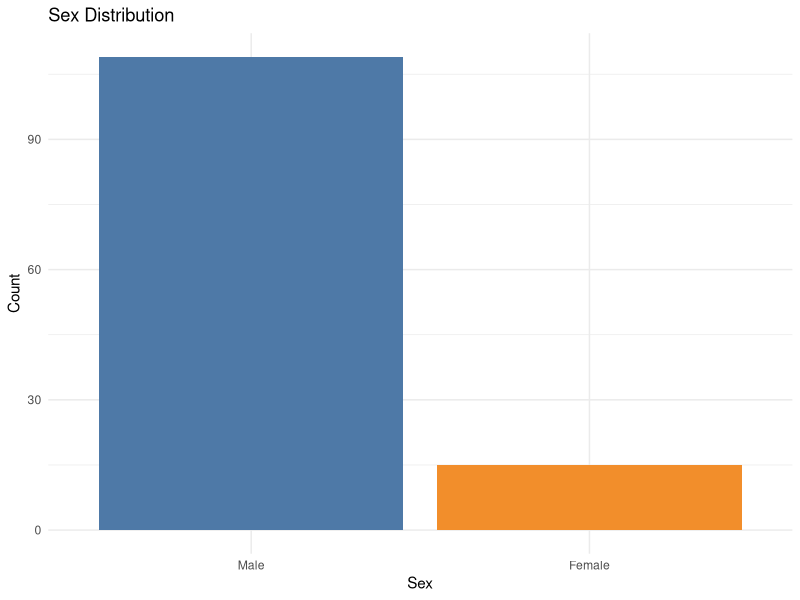
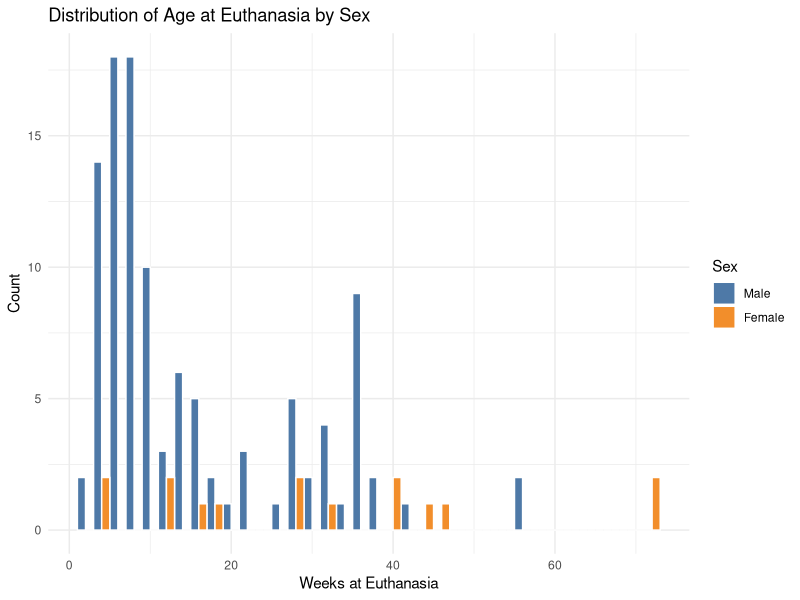
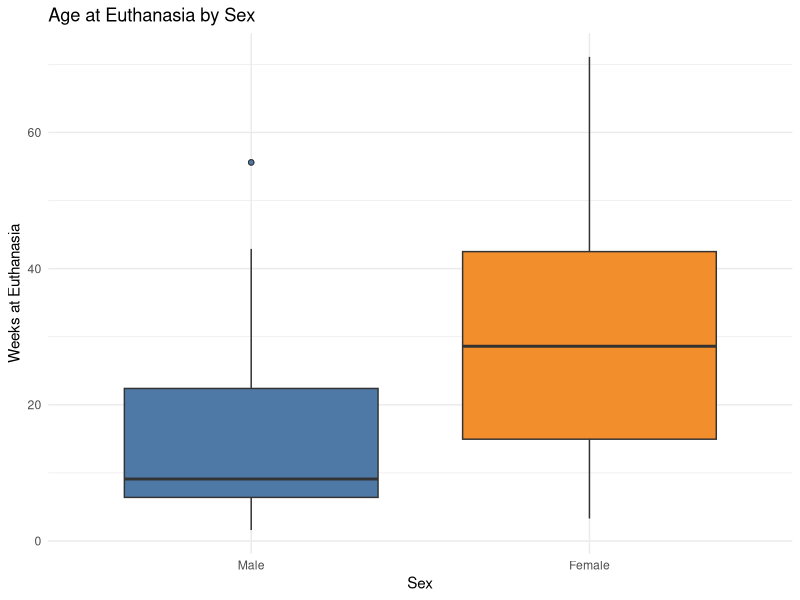
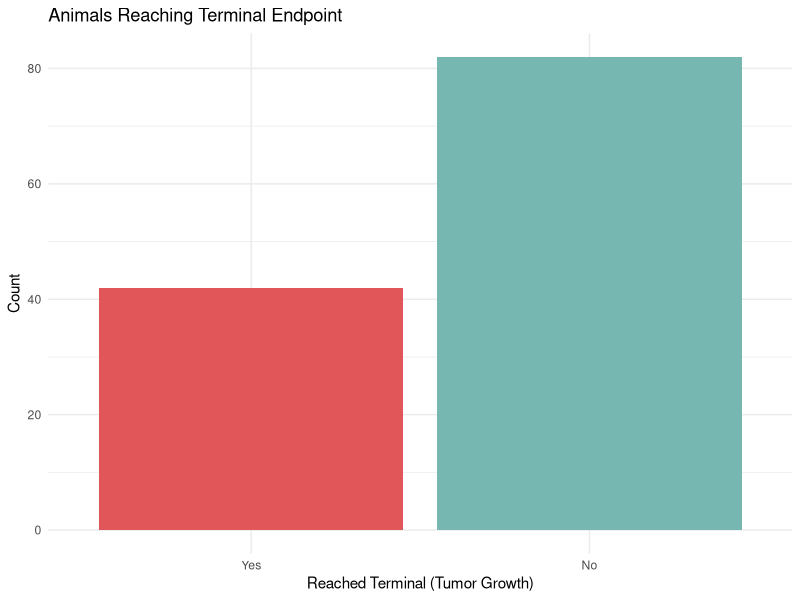
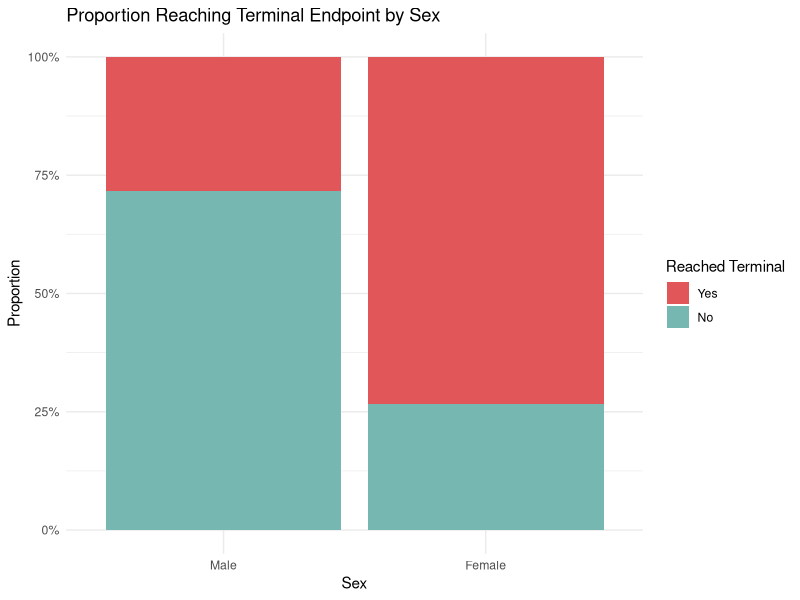
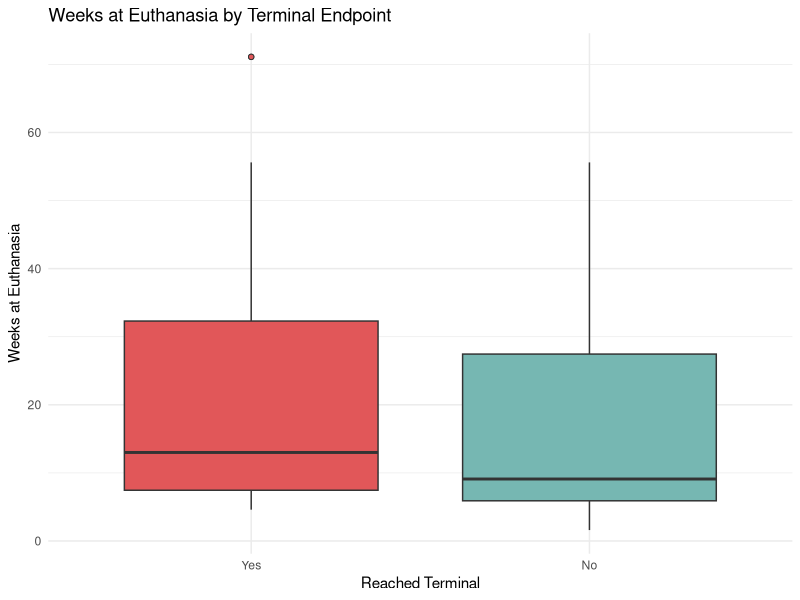
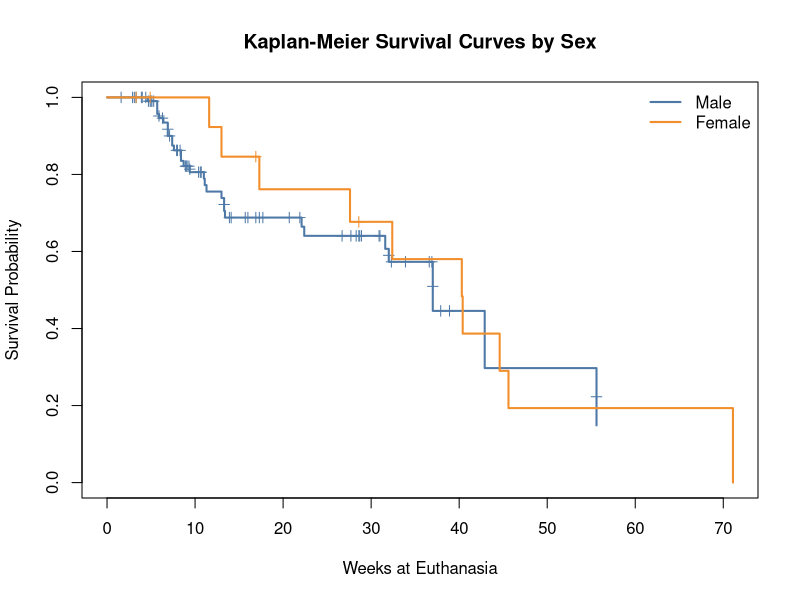

Reproduce these figures in R, in order.
## ---- chunk 1
knitr::opts_chunk$set(echo = TRUE, warning = FALSE, message = FALSE)
## ---- chunk 2
library(ggplot2)
library(dplyr)
library(knitr)
library(scales)
library(survival)

# Load and clean the raw dataset
data <- read.csv(
  "R Raw Data.csv",
  skip = 1,
  stringsAsFactors = FALSE,
  check.names = FALSE
)

names(data) <- c("weeks_at_euthanasia", "reached_terminal", "sex")

data <- data %>%
  mutate(
    weeks_at_euthanasia = as.numeric(gsub(",", ".", weeks_at_euthanasia)),
    reached_terminal = factor(
      ifelse(reached_terminal == 1, "Yes", "No"),
      levels = c("Yes", "No")
    ),
    sex = factor(
      ifelse(sex == "Macho", "Male", "Female"),
      levels = c("Male", "Female")
    )
  )

kable(head(data), caption = "First rows of the dataset")
## ---- chunk 3
sex_table <- table(data$sex)
kable(
  as.data.frame(sex_table),
  col.names = c("Sex", "Count"),
  caption = "Animal counts by sex"
)
## ---- chunk 4
ggplot(data, aes(x = sex, fill = sex)) +
  geom_bar(show.legend = FALSE) +
  scale_fill_manual(values = c("Male" = "#4E79A7", "Female" = "#F28E2B")) +
  labs(
    title = "Sex Distribution",
    x     = "Sex",
    y     = "Count"
  ) +
  theme_minimal()
## ---- chunk 5
cat("Summary of Weeks at Euthanasia:\n")
summary(data$weeks_at_euthanasia)
## ---- chunk 6
ggplot(data, aes(x = weeks_at_euthanasia, fill = sex)) +
  geom_histogram(binwidth = 2, color = "white", position = "dodge") +
  scale_fill_manual(values = c("Male" = "#4E79A7", "Female" = "#F28E2B")) +
  labs(
    title = "Distribution of Age at Euthanasia by Sex",
    x     = "Weeks at Euthanasia",
    y     = "Count",
    fill  = "Sex"
  ) +
  theme_minimal()
## ---- chunk 7
ggplot(data, aes(x = sex, y = weeks_at_euthanasia, fill = sex)) +
  geom_boxplot(show.legend = FALSE, outlier.shape = 21) +
  scale_fill_manual(values = c("Male" = "#4E79A7", "Female" = "#F28E2B")) +
  labs(
    title = "Age at Euthanasia by Sex",
    x     = "Sex",
    y     = "Weeks at Euthanasia"
  ) +
  theme_minimal()
## ---- chunk 8
terminal_table <- table(data$reached_terminal)
terminal_pct   <- prop.table(terminal_table) * 100

kable(
  data.frame(
    Reached_Terminal = names(terminal_table),
    Count            = as.integer(terminal_table),
    Percent          = round(as.numeric(terminal_pct), 1)
  ),
  caption = "Terminal endpoint counts and percentages"
)
## ---- chunk 9
ggplot(data, aes(x = reached_terminal, fill = reached_terminal)) +
  geom_bar(show.legend = FALSE) +
  scale_fill_manual(values = c("Yes" = "#E15759", "No" = "#76B7B2")) +
  labs(
    title = "Animals Reaching Terminal Endpoint",
    x     = "Reached Terminal (Tumor Growth)",
    y     = "Count"
  ) +
  theme_minimal()
## ---- chunk 10
ct <- table(Sex = data$sex, Terminal = data$reached_terminal)
kable(ct, caption = "Terminal endpoint by sex")
## ---- chunk 11
ggplot(data, aes(x = sex, fill = reached_terminal)) +
  geom_bar(position = "fill") +
  scale_fill_manual(values = c("Yes" = "#E15759", "No" = "#76B7B2")) +
  scale_y_continuous(labels = scales::percent) +
  labs(
    title = "Proportion Reaching Terminal Endpoint by Sex",
    x     = "Sex",
    y     = "Proportion",
    fill  = "Reached Terminal"
  ) +
  theme_minimal()
## ---- chunk 12
data %>%
  group_by(reached_terminal) %>%
  summarise(
    n        = n(),
    mean_wks = round(mean(weeks_at_euthanasia, na.rm = TRUE), 1),
    sd_wks   = round(sd(weeks_at_euthanasia, na.rm = TRUE), 1),
    min_wks  = min(weeks_at_euthanasia, na.rm = TRUE),
    max_wks  = max(weeks_at_euthanasia, na.rm = TRUE)
  ) %>%
  kable(
    col.names = c("Reached Terminal", "N", "Mean Weeks", "SD", "Min", "Max"),
    caption   = "Weeks at euthanasia by terminal endpoint"
  )
## ---- chunk 13
ggplot(data, aes(x = reached_terminal, y = weeks_at_euthanasia, fill = reached_terminal)) +
  geom_boxplot(show.legend = FALSE, outlier.shape = 21) +
  scale_fill_manual(values = c("Yes" = "#E15759", "No" = "#76B7B2")) +
  labs(
    title = "Weeks at Euthanasia by Terminal Endpoint",
    x     = "Reached Terminal",
    y     = "Weeks at Euthanasia"
  ) +
  theme_minimal()
## ---- chunk 14
t_result <- t.test(weeks_at_euthanasia ~ reached_terminal, data = data)
cat(sprintf(
  "Welch two-sample t-test\n  t = %.3f, df = %.1f, p-value = %.4f\n",
  t_result$statistic, t_result$parameter, t_result$p.value
))
## ---- chunk 15
chi_result <- chisq.test(table(data$sex, data$reached_terminal))
cat(sprintf(
  "Chi-squared test\n  X² = %.3f, df = %d, p-value = %.4f\n",
  chi_result$statistic, chi_result$parameter, chi_result$p.value
))
## ---- chunk 16
# Encode event: 1 = reached terminal (event occurred), 0 = censored
surv_obj <- Surv(
  time  = data$weeks_at_euthanasia,
  event = as.integer(data$reached_terminal == "Yes")
)
## ---- chunk 17
km_fit <- survfit(surv_obj ~ sex, data = data)
summary(km_fit)
## ---- chunk 18
plot(
  km_fit,
  col     = c("#4E79A7", "#F28E2B"),
  lwd     = 2,
  xlab    = "Weeks at Euthanasia",
  ylab    = "Survival Probability",
  main    = "Kaplan-Meier Survival Curves by Sex",
  mark.time = TRUE
)
legend(
  "topright",
  legend = c("Male", "Female"),
  col    = c("#4E79A7", "#F28E2B"),
  lwd    = 2,
  bty    = "n"
)
## ---- chunk 19
lr_result <- survdiff(surv_obj ~ sex, data = data)
lr_pvalue <- lr_result$pvalue
cat(sprintf(
  "Log-rank test\n  Chi-squared = %.3f, df = %d, p-value = %.4f\n",
  lr_result$chisq,
  length(lr_result$n) - 1,
  lr_pvalue
))
## ---- chunk 20
sessionInfo()
